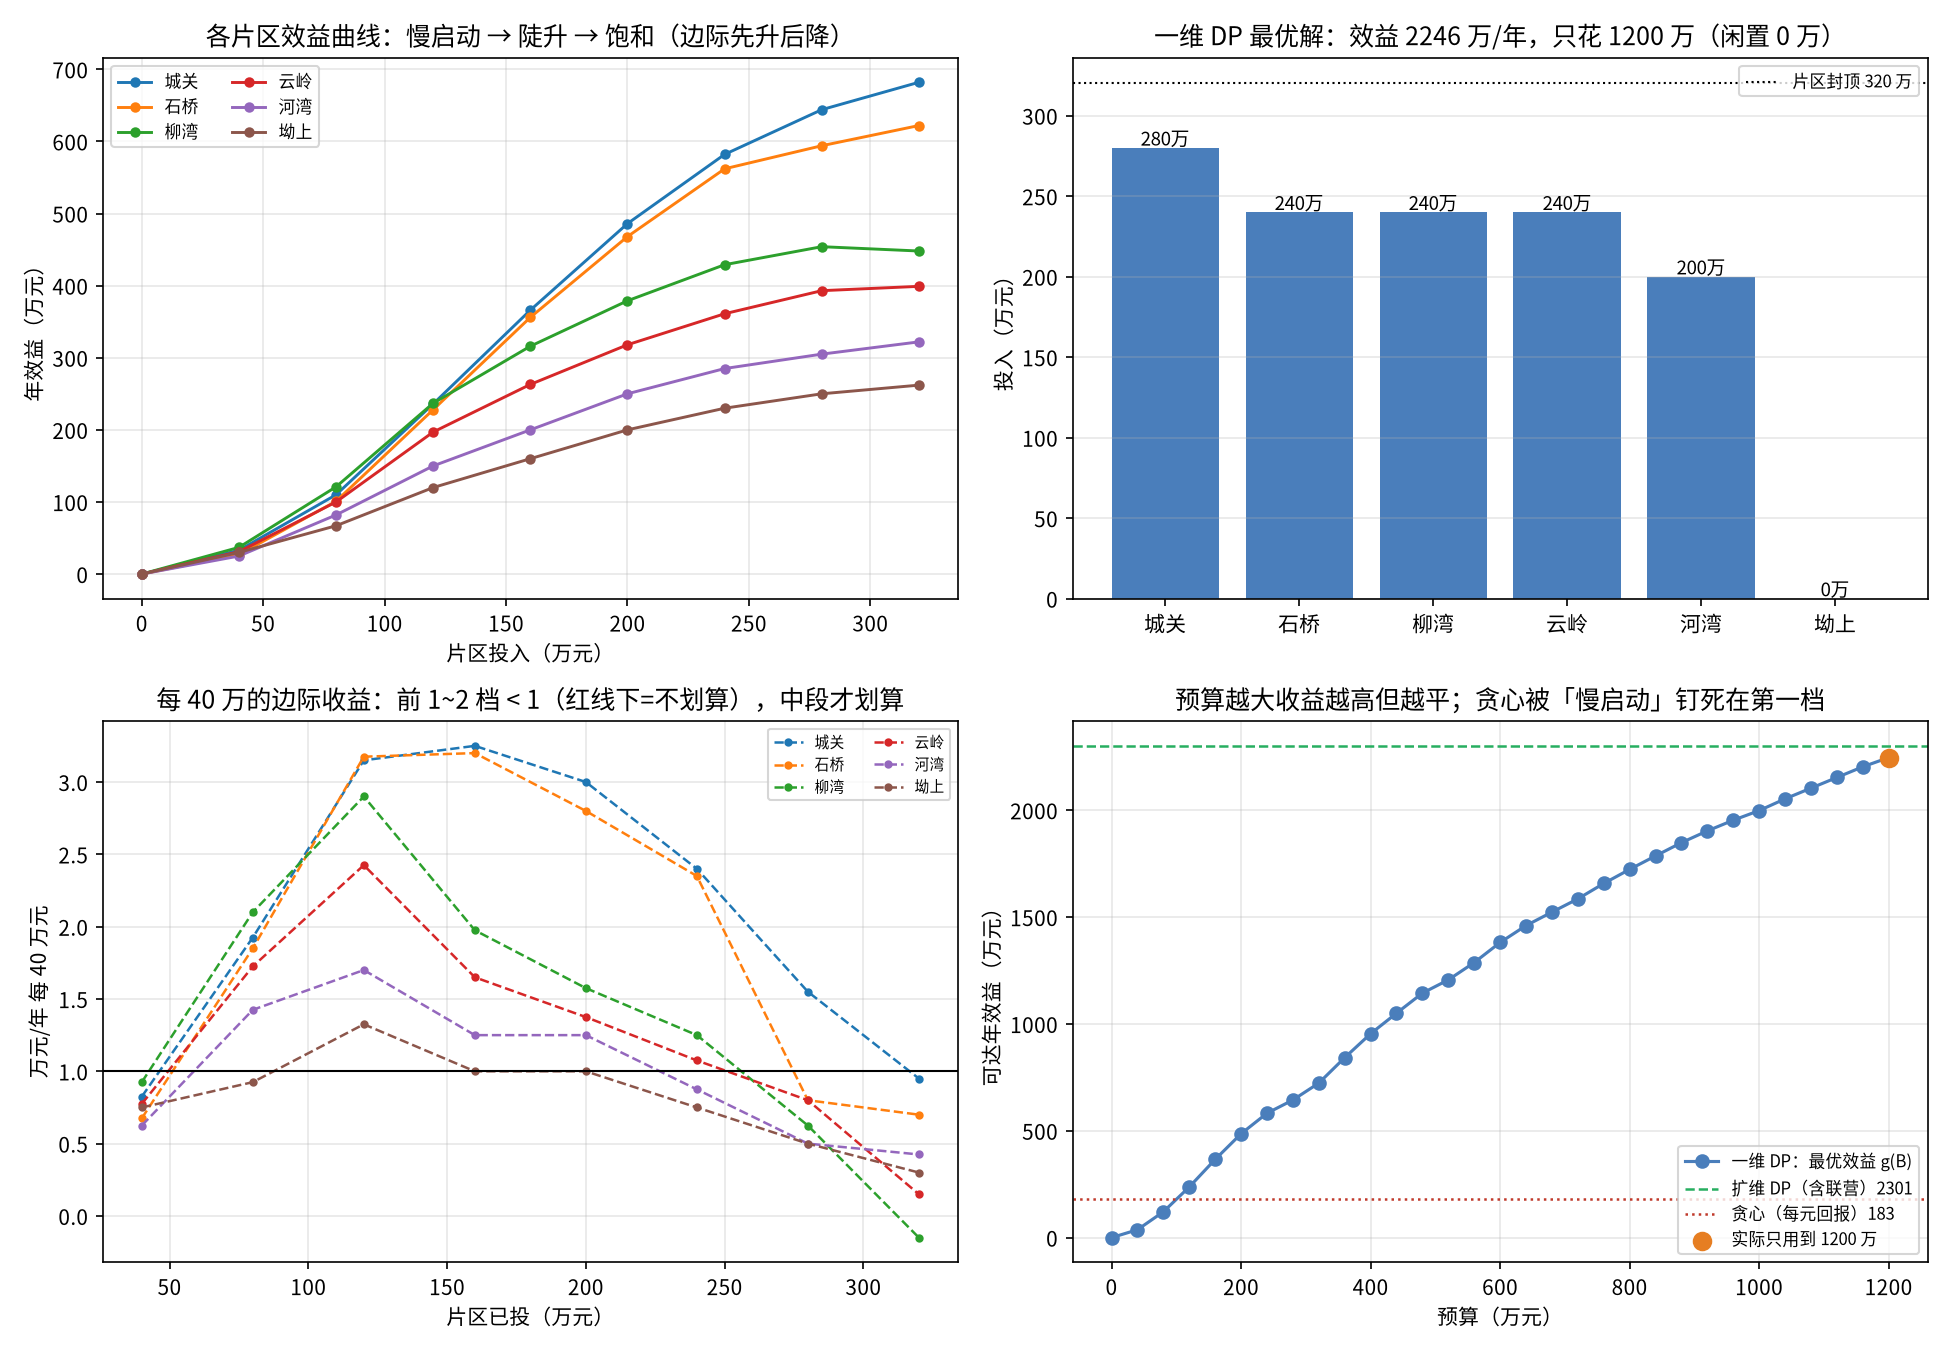

Write the Python code that produced this figure.
#!/usr/bin/env python3
# -*- coding: utf-8 -*-
"""
subject : mathematical-modeling
level   : L4 优化模型（动态规划 DP）/ 整数规划
anchor  : Day55 - 多阶段预算分配：动态规划 · 9^6 个组合为什么不用真的数完
goal    : 用「县域 6 片区 / 12 个村级道路子项目 / 1200 万元投资」这一个决策，
          回答四件事：
          ① 9^6 = 53 万个可行组合，凭什么用「填一张表」在 1 毫秒内解完；
          ② 每条路都「先花钱后见效」（慢启动），为什么「按每元回报排序」的贪心会把 1200 万
             花成「六个片区各挖一路沟」，只拿到 8% 的效益；
          ③ 预算与效益的整条曲线说明什么：最后一档只值 43 万/年，为什么管理结论是
             「要么砍预算，要么放宽片区上限」，而不是继续加钱；
          ④ 两个片区之间出现「联营」后，为什么一维状态装不下，扩维后答案变不变、怎么验。

运行：cd /home/ubuntu/Note && ./.venv/bin/python -W all \
        "Mathematical_Modeling/08 - Python/daily/2026-10-24/dp_budget_allocation.py"
输出：dp_budget_allocation.png / dp_budget_allocation.json
"""

from __future__ import annotations

import itertools
import json
import time
from pathlib import Path

import numpy as np
import matplotlib

matplotlib.use("Agg")
import matplotlib.pyplot as plt
from matplotlib import font_manager

HERE = Path(__file__).resolve().parent
BUDGET = 1200            # 万元（本年度指标 1200 万；县财政按 40 万一档下拨，不拆零）
STEP = 40                # 一档 = 40 万元（县财政按 40 万整数下拨，不拆零）
N_STAGE = 6              # 6 个片区 = DP 的 6 个阶段
N_SUB = 2                # 每片区 2 个子项目（各 4 档 → 每片区 8 档 = 320 万）
LEVELS = [STEP * k for k in range(9)]   # 0,40,...,320
CAP_UNITS = BUDGET // STEP              # 30 档
L = len(LEVELS) - 1

# ---------------------------------------------------------------- 中文字体
for cand in ("Noto Sans CJK SC", "Noto Sans CJK JP", "WenQuanYi Zen Hei", "WenQuanYi Micro Hei"):
    if any(cand == f.name for f in font_manager.fontManager.ttflist):
        plt.rcParams["font.family"] = "sans-serif"
        plt.rcParams["font.sans-serif"] = [cand, "DejaVu Sans"]
        break
plt.rcParams["axes.unicode_minus"] = False

# F[i][k] = 片区 i 拿到 40k 万元时的年效益（万元/年）
# 前段刻意做「慢启动」：首期 40 万主要花在勘测、放线、施工便道上，几乎不产生通行效益；
# 第二、三期集中铺装才出效果 —— 这就是「边际收益先升后降」，它让「按每元回报排序」的贪心彻底失效。
F = np.array([
    [0.0,  33.0, 110.0, 236.0, 366.0, 486.0, 582.0, 644.0, 682.0],   # 0 城关（车流最密）
    [0.0,  27.0, 101.0, 228.0, 356.0, 468.0, 562.0, 594.0, 622.0],   # 1 石桥
    [0.0,  37.0, 121.0, 237.0, 316.0, 379.0, 429.0, 454.0, 448.0],   # 2 柳湾
    [0.0,  31.0, 100.0, 197.0, 263.0, 318.0, 361.0, 393.0, 399.0],   # 3 云岭
    [0.0,  25.0,  82.0, 150.0, 200.0, 250.0, 285.0, 305.0, 322.0],   # 4 河湾
    [0.0,  30.0,  67.0, 120.0, 160.0, 200.0, 230.0, 250.0, 262.0],   # 5 坳上（最偏远）
])
DISTRICT = ["城关", "石桥", "柳湾", "云岭", "河湾", "坳上"]
SYNERGY_PAIR = (0, 1)     # 片区 1 的河砂改从片区 0 的弃运点走
SYNERGY = 55.0            # 每年省 55 万
SYNERGY_TRIGGER = 5       # 前提：片区 0 的「二期完工」（5 档 = 200 万）才接通弃运点


def total_value(x: np.ndarray, synergy: bool = True) -> float:
    v = float(sum(F[i][int(k)] for i, k in enumerate(x)))
    if synergy and x[SYNERGY_PAIR[0]] >= SYNERGY_TRIGGER and x[SYNERGY_PAIR[1]] > 0:
        v += SYNERGY
    return v


# ---------------------------------------------------------------- 1. 暴力枚举
def brute_force(synergy: bool = False) -> dict:
    best, best_x, n_feasible = -1.0, None, 0
    for combo in itertools.product(range(L + 1), repeat=N_STAGE):
        if STEP * sum(combo) > BUDGET:
            continue
        n_feasible += 1
        v = float(sum(F[i][k] for i, k in enumerate(combo)))
        if synergy and combo[SYNERGY_PAIR[0]] >= SYNERGY_TRIGGER and combo[SYNERGY_PAIR[1]] > 0:
            v += SYNERGY
        if v > best:
            best, best_x = v, combo
    return {"best": best, "x": np.array(best_x), "n_feasible": n_feasible}


# ---------------------------------------------------------------- 2. 一维 DP（状态 = 已花的钱）
def dp_naive(level_cap: int | None = None) -> dict:
    cap_i = L if level_cap is None else level_cap
    g = np.full(CAP_UNITS + 1, -1e18)
    g[0] = 0.0
    choice = np.zeros((N_STAGE, CAP_UNITS + 1), dtype=int)
    for i in range(N_STAGE):
        gn = np.full(CAP_UNITS + 1, -1e18)
        for s in range(CAP_UNITS + 1):
            if g[s] <= -1e17:
                continue
            for k in range(0, min(cap_i, CAP_UNITS - s) + 1):
                if k > L:
                    break
                cand = g[s] + F[i][k]
                if cand > gn[s + k]:
                    gn[s + k] = cand
                    choice[i, s + k] = k
        g = gn
    s_star = int(np.argmax(g))
    alloc, s = np.zeros(N_STAGE, dtype=int), s_star
    for i in range(N_STAGE - 1, -1, -1):
        alloc[i] = choice[i, s]
        s -= alloc[i]
    return {"best": float(g[s_star]), "x": alloc, "used": STEP * int(alloc.sum()), "by_budget": g.copy()}


# ---------------------------------------------------------------- 3. 扩维 DP（联营让状态带上片区 0 的档位）
def dp_synergy() -> dict:
    g = np.full((CAP_UNITS + 1, L + 1), -1e18)
    for k0 in range(0, min(L, CAP_UNITS) + 1):
        g[k0, k0] = F[0][k0]
    choice = {}
    for i in range(1, N_STAGE):
        gn = np.full((CAP_UNITS + 1, L + 1), -1e18)
        ch = np.zeros((CAP_UNITS + 1, L + 1), dtype=int)
        for s in range(CAP_UNITS + 1):
            for k0 in range(L + 1):
                if g[s, k0] <= -1e17:
                    continue
                for k in range(0, min(L, CAP_UNITS - s) + 1):
                    gain = F[i][k]
                    if i == SYNERGY_PAIR[1] and k > 0 and k0 >= SYNERGY_TRIGGER:
                        gain += SYNERGY
                    cand = g[s, k0] + gain
                    if cand > gn[s + k, k0]:
                        gn[s + k, k0] = cand
                        ch[s + k, k0] = k
        choice[i] = ch
        g = gn
    s_star, k0_star = np.unravel_index(int(np.argmax(g)), g.shape)
    s_star, k0_star = int(s_star), int(k0_star)
    alloc, s = np.zeros(N_STAGE, dtype=int), s_star
    for i in range(N_STAGE - 1, 0, -1):
        alloc[i] = choice[i][s, k0_star]
        s -= alloc[i]
    alloc[0] = s
    return {"best": float(g[s_star, k0_star]), "x": alloc, "used": STEP * int(alloc.sum()),
            "states": g.size}


# ---------------------------------------------------------------- 4. 贪心：按「每元回报」排队买档
def greedy_by_ratio() -> dict:
    units = []
    for i in range(N_STAGE):
        for k in range(1, L + 1):
            units.append(((F[i][k] - F[i][k - 1]) / STEP, i, k))
    units.sort(reverse=True)
    alloc = np.zeros(N_STAGE, dtype=int)
    left = CAP_UNITS
    for _, i, k in units:
        if left == 0:
            break
        if alloc[i] == k - 1:
            alloc[i] = k
            left -= 1
    return {"x": alloc, "best": total_value(alloc)}


def main() -> None:
    res: dict = {}
    res["规模"] = {"阶段(片区)": N_STAGE, "每片区子项目": N_SUB, "档位(万元)": LEVELS,
                 "预算(万元)": BUDGET, "组合数": (L + 1) ** N_STAGE,
                 "最大可投(万元)": STEP * L * N_STAGE}

    t0 = time.perf_counter()
    bf = brute_force()
    t_bf = time.perf_counter() - t0
    t0 = time.perf_counter()
    dp = dp_naive()
    t_dp = time.perf_counter() - t0

    res["暴力枚举"] = {"最优值": round(bf["best"], 2), "最优解(档)": bf["x"].tolist(),
                    "可行组合": bf["n_feasible"], "耗时s": round(t_bf, 3)}
    res["一维DP"] = {"最优值": round(dp["best"], 2), "最优解(档)": dp["x"].tolist(),
                  "已投(万元)": dp["used"], "闲置(万元)": BUDGET - dp["used"],
                  "填表次数": CAP_UNITS * N_STAGE * (L + 1), "耗时s": round(t_dp, 5)}
    res["加速比"] = round(t_bf / max(t_dp, 1e-9), 1)

    gr = greedy_by_ratio()
    res["贪心(按每元回报)"] = {"最优值": round(gr["best"], 2), "解(档)": gr["x"].tolist()}

    dp_s = dp_synergy()
    res["联营返利"] = {
        "一维DP(看不见联营)": round(dp["best"], 2),
        "一维DP解补算联营": round(total_value(dp["x"]), 2),
        "扩维DP": round(dp_s["best"], 2),
        "扩维DP解(档)": dp_s["x"].tolist(),
        "扩维后状态数": dp_s["states"],
        "带联营枚举核对": round(brute_force(synergy=True)["best"], 2),
        "联营增量(万元/年)": round(total_value(dp["x"], True) - dp["best"], 2),
    }

    curve = [round(float(v), 1) for v in dp["by_budget"]]
    res["最优值随预算"] = curve
    res["平均每档增益"] = round(curve[-1] / CAP_UNITS, 1)
    res["末档增益"] = round(curve[-1] - curve[-2], 1)
    best_k = {}
    for i, k in enumerate(dp["x"]):
        best_k[DISTRICT[i]] = {"档位": int(k), "投入(万元)": int(40 * k),
                            "效益(万元/年)": float(F[i][k]),
                            "下一档边际(万元/年)": round(float(F[i][min(int(k) + 1, L)] - F[i][k]) / STEP, 3)}
    res["最优解明细"] = best_k
    res["整档下拨的检查"] = {"预算（万元）": BUDGET, "预算能被 40 整除": BUDGET % STEP == 0,
                        "最优解用款（万元）": dp["used"], "闲置（万元）": BUDGET - dp["used"]}

    # ---- 断言
    assert abs(bf["best"] - dp["best"]) < 1e-9, "一维 DP 与枚举不一致"
    assert t_dp * 100 < t_bf, "DP 没有明显快于枚举"


    assert dp["used"] == BUDGET, "预算没花满（与「封顶」教学点冲突）"
    assert gr["best"] < dp["best"] - 50, "贪心没输够（教学点没发生）"
    assert total_value(dp["x"], True) == dp_s["best"], "「一维DP解 + 事后补联营」居然达到了扩维最优（教学点不成立）"
    assert abs(res["联营返利"]["带联营枚举核对"] - dp_s["best"]) < 1e-9, "扩维 DP 与带联营枚举不一致"

    (HERE / "dp_budget_allocation.json").write_text(json.dumps(res, ensure_ascii=False, indent=2), encoding="utf-8")
    for k, v in res.items():
        print(f"{k}: {v}")

    # ---------------------------------------------------------------- 四联图
    fig, ax = plt.subplots(2, 2, figsize=(13, 9))
    for i, nm in enumerate(DISTRICT):
        ax[0, 0].plot(LEVELS, F[i], "o-", lw=1.4, ms=4, label=nm)
    ax[0, 0].set_title("各片区效益曲线：慢启动 → 陡升 → 饱和（边际先升后降）")
    ax[0, 0].set_xlabel("片区投入（万元）")
    ax[0, 0].set_ylabel("年效益（万元）")
    ax[0, 0].legend(fontsize=8, ncol=2)
    ax[0, 0].grid(alpha=0.3)

    bars = ax[0, 1].bar(DISTRICT, STEP * dp["x"], color="#4a7ebb")
    ax[0, 1].bar_label(bars, fmt="%d万", fontsize=9)
    ax[0, 1].axhline(STEP * L, ls=":", color="k", lw=1, label="片区封顶 320 万")
    ax[0, 1].set_title(f"一维 DP 最优解：效益 {dp['best']:.0f} 万/年，只花 {dp['used']} 万（闲置 {BUDGET-dp['used']} 万）")
    ax[0, 1].set_ylabel("投入（万元）")
    ax[0, 1].legend(fontsize=8)
    ax[0, 1].grid(alpha=0.3, axis="y")

    # 左下：斜率（边际收益）—— 慢启动的直接证据
    for i, nm in enumerate(DISTRICT):
        sl = np.diff(F[i]) / STEP
        ax[1, 0].plot(LEVELS[1:], sl, "o--", lw=1.2, ms=3, label=nm)
    ax[1, 0].axhline(1.0, ls="-", color="k", lw=1)
    ax[1, 0].set_title("每 40 万的边际收益：前 1~2 档 < 1（红线下=不划算），中段才划算")
    ax[1, 0].set_xlabel("片区已投（万元）")
    ax[1, 0].set_ylabel("万元/年 每 40 万元")
    ax[1, 0].legend(fontsize=7, ncol=2)
    ax[1, 0].grid(alpha=0.3)

    xs = np.arange(0, BUDGET + 1, STEP)
    ax[1, 1].plot(xs, curve, "o-", color="#4a7ebb", label="一维 DP：最优效益 g(B)")
    ax[1, 1].axhline(dp_s["best"], ls="--", color="#27ae60", lw=1.2, label=f"扩维 DP（含联营）{dp_s['best']:.0f}")
    ax[1, 1].axhline(gr["best"], ls=":", color="#c0392b", lw=1.2, label=f"贪心（每元回报）{gr['best']:.0f}")
    ax[1, 1].scatter([dp["used"]], [dp["best"]], s=70, color="#e67e22", zorder=5, label=f"实际只用到 {dp['used']} 万")
    ax[1, 1].set_title("预算越大收益越高但越平；贪心被「慢启动」钉死在第一档")
    ax[1, 1].set_xlabel("预算（万元）")
    ax[1, 1].set_ylabel("可达年效益（万元）")
    ax[1, 1].legend(fontsize=8, loc="lower right")
    ax[1, 1].grid(alpha=0.3)

    fig.tight_layout()
    fig.savefig(HERE / "dp_budget_allocation.png", dpi=150)
    print("图已保存：", HERE / "dp_budget_allocation.png")


if __name__ == "__main__":
    main()
